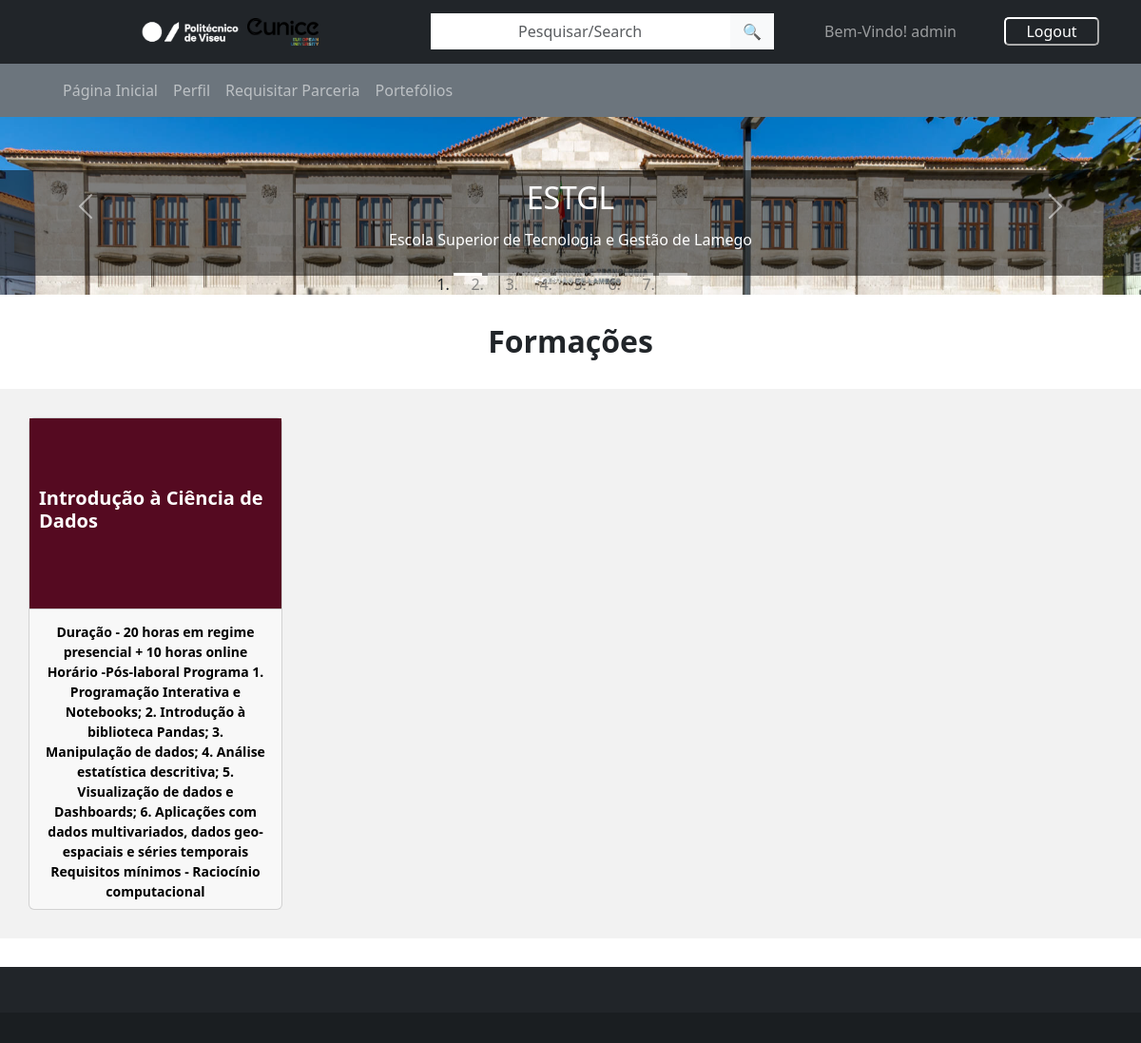
The app's page / (signed in) with its own data.
### stakeholders/models.py (models this page shows, shortened)
class Atividade(models.Model):
    designacao = models.TextField(blank=True)
    descricao = models.TextField(blank=True)
    image = models.ImageField(upload_to='stakeholders/img/Atividades', blank=True)
    custo = models.TextField(blank=True)
    pessoa_de_contato = models.TextField(blank=True)
    email = models.EmailField(blank=True)
    entidade = models.ForeignKey(Entidade, on_delete=models.CASCADE)

class Evento(Atividade):
    local = models.TextField(blank=True)
    gps = models.TextField(blank=True)
    data_inicio = models.DateField()
    data_fim = models.DateField()
    objetivo = models.TextField(blank=True)
    publico_alvo = models.TextField(blank=True)
    data_inicio_inscricao = models.DateField()
    data_limite_inscricao = models.DateField()
    vagas = models.TextField(blank=True)
    TIPO_CHOICES = [
    ('C', 'Curso'),
    ('F', 'Formacao'),
    ('CO', 'Congresso'),
    ('PA', 'Palestra'),
    ('SE', 'Seminario'),
    ('CN', 'Concurso'),
]
    tipoevento = models.CharField(max_length=2, choices=TIPO_CHOICES)

class Atividade(models.Model):
    designacao = models.TextField(blank=True)
    descricao = models.TextField(blank=True)
    image = models.ImageField(upload_to='stakeholders/img/Atividades', blank=True)
    custo = models.TextField(blank=True)
    pessoa_de_contato = models.TextField(blank=True)
    email = models.EmailField(blank=True)
    entidade = models.ForeignKey(Entidade, on_delete=models.CASCADE)

### stakeholders/views.py (the view)
# urls.py: path("", views.home, name="home"),
def home(request):
    login_failed = request.GET.get('login_failed', False)
    register_failed = request.GET.get('register_failed', False)
    servicos = Servico.objects.all()
    cursos = Evento.objects.filter(tipoevento='C')
    formacoes = Evento.objects.filter(tipoevento='F')
    congressos = Evento.objects.filter(tipoevento='CO')
    concursos = Evento.objects.filter(tipoevento='CN')
    palestras = Evento.objects.filter(tipoevento='PA')
    seminarios = Evento.objects.filter(tipoevento='SE')
    stakeholders = Stakeholder.objects.all()
    pessoasdecontato = PessoasDeContato.objects.all()
    context = {
        'login_failed': login_failed,
        'register_failed': register_failed,
        'cursos': cursos,
        'formacoes': formacoes,
        'congressos': congressos,
        'concursos' : concursos,
        'palestras' : palestras,
        'seminarios' : seminarios,
        'servicos' : servicos,
        'stakeholders' : stakeholders,
        'pessoasdecontato' : pessoasdecontato,
    }
    return render(request, 'stakeholders/home.html', context)

### stakeholders/models.py (called while the page is built)
    def __str__(self):
        return self.designacao

### stakeholders/templates/stakeholders/home.html (shortened to what this page needs)
{% extends "stakeholders/index.html" %}
{% block content %}
{% load static %}
<link rel="stylesheet" type="text/css" href="{% static 'stakeholders/css/style.css' %}">
<div class="carousel-container">
  <div id="carouselExampleIndicators" class="carousel slide" data-ride="carousel">
    <ol class="carousel-indicators">
      <li data-bs-target="#carouselExampleIndicators" data-bs-slide-to="0" class="active"></li>
      <li data-bs-target="#carouselExampleIndicators" data-bs-slide-to="1"></li>
      <li data-bs-target="#carouselExampleIndicators" data-bs-slide-to="2"></li>
      <li data-bs-target="#carouselExampleIndicators" data-bs-slide-to="3"></li>
      <li data-bs-target="#carouselExampleIndicators" data-bs-slide-to="4"></li>
      <li data-bs-target="#carouselExampleIndicators" data-bs-slide-to="5"></li>
      <li data-bs-target="#carouselExampleIndicators" data-bs-slide-to="6"></li>
    </ol>
    <div class="carousel-inner">
      <div class="carousel-item active" data-school="Escola Superior de Tecnologia e Gestão de Lamego">
        <img src="{% static 'stakeholders/img/ESTGLCUT.jpg' %}" class="d-block w-100" alt="Slide 1">
        <div class="carousel-caption">
          <h2>ESTGL</h2>
          <p class="designacao-escolas">Escola Superior de Tecnologia e Gestão de Lamego</p>
        </div>
      </div>
    </div>
    <button class="carousel-control-prev" type="button" data-bs-target="#carouselExampleIndicators" data-bs-slide="prev">
      <span class="carousel-control-prev-icon" aria-hidden="true"></span>
    </button>
    <button class="carousel-control-next" type="button" data-bs-target="#carouselExampleIndicators" data-bs-slide="next">
      <span class="carousel-control-next-icon" aria-hidden="true"></span>
    </button>
  </div>
</div>
<div class="black-bar formacoestitulo"></div>
{% if formacoes %}
<h2 class="cursos formacoestitulo" id="cursos">Formações</h2>
<div class="black-bar formacoestitulo"></div>
<div class="container-cards formacoescontainer">
  <div class="row row-cols-1 row-cols-md-4 g-4">
    {% for formacao in formacoes %}
      <div class="col" data-escola="{{ formacao.entidade }}">
        <a href="#" data-bs-toggle="modal" data-bs-target="#myModalFormacao{{ formacao.id }}" class="card-link">
          <div class="card h-100">
            <div class="card-body" style="background-color: #550A21;">
              <h5 class="card-title" style="color: white;">{{ formacao.designacao }}</h5>
            </div>
            <div class="card-footer">
              <small class="text-muted">
                <p class="card-text" style="color: black;">{{ formacao.descricao }}</p>
              </small>
            </div>
          </div>
        </a>
      </div>
    {% endfor %}
  </div>
</div>
{% endif %}
<div class="black-bar formacoestitulo"></div>
{% endblock %}

### stakeholders/templates/stakeholders/index.html (shortened to what this page needs)
{% load static %}
<!DOCTYPE html>
<html lang="en">
  <head>
    <link href="https://cdn.jsdelivr.net/npm/bootstrap-icons@1.7.1/font/bootstrap-icons.css" rel="stylesheet">
    <link href="https://cdn.jsdelivr.net/npm/bootstrap@5.3.0-alpha1/dist/css/bootstrap.min.css" rel="stylesheet">
    <link rel="stylesheet" type="text/css" href="{% static 'stakeholders/css/style.css' %}">
  </head>
  <body>
  <nav class="navbar navbar-expand-lg navbar-dark bg-dark" aria-label="Navbar1">
    <div class="container-nav">
      <a class="navbar-brand" href="#">
    <div class="logo-container">
      <img src="{% static 'stakeholders/img/logoIPV.png' %}" class="img-fluid logo-ipv" alt="">
      <img src="{% static 'stakeholders/img/logo-eunice.png' %}" class="img-fluid logo-eunice" alt="">
    </div>
  </a>
  <div class="collapse navbar-collapse first" id="expand">
    <form id="searchbox" class="search-form ml-auto" role="search">
      <div class="input-group">
        <input id="search-input" class="form-control text-center" type="text" placeholder="Pesquisar/Search" aria-label="Search" aria-describedby="search-icon">
        <button class="btn btn-light" type="button" id="search-icon">&#128269;</button>
      </div>
    </form>
    <div class="Username-btn">
      {% if user.is_authenticated %}
      <div class="navbar-text">Bem-Vindo! {{ user.username }}</div>
      <form id="logout-form" action="{% url 'logout' %}" method="post">
        <button type="submit" class="btn-entrar">Logout</button>
      </form>
      {% else %}
      <button type="button" class="btn-entrar" data-bs-toggle="modal" data-bs-target="#ModalFormLogin">Login</button>
      {% endif %}
    </div>
  </div>
  </div>
  </nav>
  <nav class="navbar navbar-expand-lg navbar-dark bg-secondary" aria-label="Navbar2">
    <div class="container">
      <div class="collapse navbar-collapse" id="navbarNavAltMarkup">
        <div class="navbar-nav">
          <a class="nav-link" href="/" id="homebutton" role="button"  aria-expanded="false">Página Inicial</a>
          {% if user.is_authenticated %}
            <a class="nav-link" href="/profile" id="profilebutton" role="button" aria-expanded="false">Perfil</a>
            <a class="nav-link" href="/requisitar" id="requisitarbutton" role="button"  aria-expanded="false">Requisitar Parceria</a>
          {%endif%}
          <a class="nav-link" href="/portfolios" id="portefoliobutton" role="button"  aria-expanded="false">Portefólios</a>
        </div>
      </div>
    </div>
  </nav>
  <div class="body-content">
    {% block content %}
    {% endblock %}
  </div>
  </body>
  <footer class="bg-dark text-center text-white fixed-bottom">
  <div class="container p-4 pb-0">
  </div>
  <div class="text-center p-3" style="background-color: rgba(0, 0, 0, 0.2);">
  </div>
</footer>
</html>

### stakeholders/static/stakeholders/css/style.css (style rules this page uses)
.container-nav { display: flex; flex-wrap: inherit; align-items: center; width: 100%; justify-content: space-between; padding-left: 10%; padding-right: 2%; }
.collapse.navbar-collapse.first { justify-content: space-between; }
.logo-container { display: flex; align-items: center; }
.logo-ipv { margin-left: 20px; max-width: 120px; height: auto; }
.logo-eunice { max-width: 75px; height: auto; }
.search-form { display: flex; flex-direction: row; justify-content: left; background-color: white; border: none; padding: 0; width: 50%; }
.search-form .input-group { flex-wrap: nowrap; align-items: center; }
.search-form #search-input { border: none; background-color: white; box-shadow: none; }
.navbar.navbar-dark.bg-dark .navbar-brand { display: flex; flex-direction: row; align-items: center; align-content: center; width: 30%; }
.navbar.navbar-expand-lg.navbar-dark.bg-dark .container-nav .collapse.navbar-collapse.first .Username-btn { display: flex; flex-direction: row; align-items: center; align-content: center; }
.navbar.navbar-expand-lg.navbar-dark.bg-dark .container-nav .collapse.navbar-collapse.first .Username-btn .navbar-text { margin-right: 30px; flex-direction: row; display: flex; }
.btn-entrar { width: 100px; height: 30px; margin-right: 20px; margin-left: 20px; background-color: inherit; border-color: #fff; border-radius: 5px; padding: 0.5em 0; color: #fff; line-height: 0; }
.carousel-caption { background-color: rgba(0, 0, 0, 0.5); width: 100%; padding: 10px; position: absolute; bottom: 20px; left: 0; }
.carousel-item { width: 100%; height: 100%; }
.carousel-item img { padding-top: 0; object-fit: cover; width: 100%; height: 100%; }
.carousel-indicators { justify-content: center; margin-bottom: 10px; }
.container-cards { background-color: #f2f2f2; width: 100%; padding: 30px; }
.card { transition: transform 0.2s; }
.card-body { display: flex; max-height: 200px; min-height: 200px; padding: 10px; align-items: center; justify-content: center; }
.card-title { font-weight: bold; }
.card-text { font-weight: bold; }
.card-link { text-decoration: none; }
.black-bar { padding-bottom: 10px; background-color: white; width: 100%; }
#cursos { padding: 10px; margin: 10px; text-align: center; font-weight: bold; }
.form-control { background-color: #fff; color: black; padding-left: 10px; border: 0; border-radius: 10px; }
p { text-align: center; padding-top: 5px; color: inherit; }
footer { position: absolute; bottom: 0; width: 100%; z-index: 1000; }
body { padding-bottom: 100px; }

### records on screen
Evento: designacao "Introdução à Ciência de Dados", descricao "Duração - 20 horas em regime presencial + 10 horas online Horário -Pós-laboral Programa 1. Programação Interativa e Notebooks; 2. Introdução à biblioteca Pandas; 3. Manipulação de dados; 4. Análise estatística descritiva; 5. Visualização de dados e Dashboards; 6. Aplicações com dados multivariados, dados geo-espaciais e séries temporais Requisitos mínimos - Raciocínio computacional"

### other values on screen
{{ user.username }} "admin"
